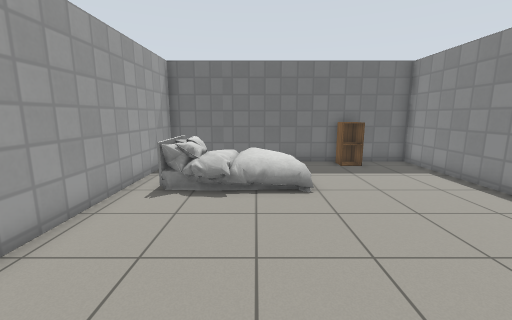
View 1 (above)

16 first-person views from a walk through a robot-simulator world made for Gazebo. The camera is 1.2 m above the floor, tilts 10° down and sees 90° across. The floor is counted in squares, 0.5 m on a side. Each view is taken from the middle of a square. On the plan, view 1 faces up. The plan holds only what a view shows up to about 17 squares ahead; the rest is blank. Gazebo's built-in surfaces are drawn with simple patterns. Some surface patterns are stand-ins.

View 2
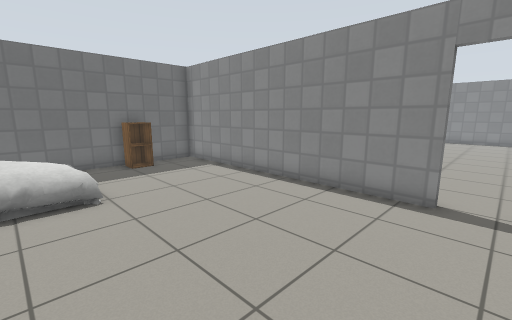

View 3
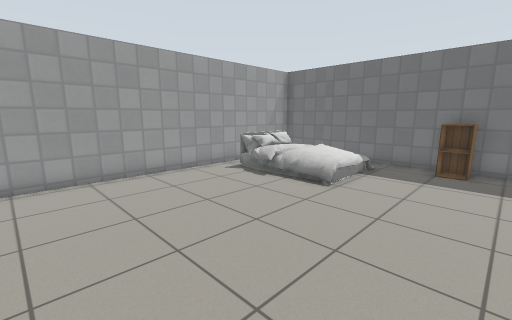

View 4
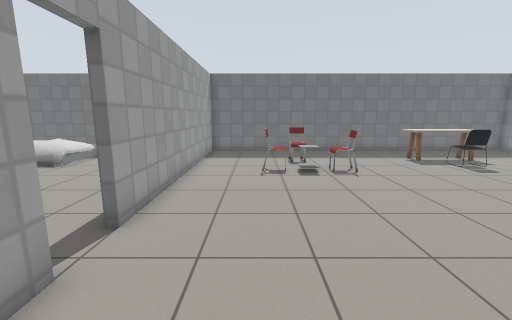

View 5
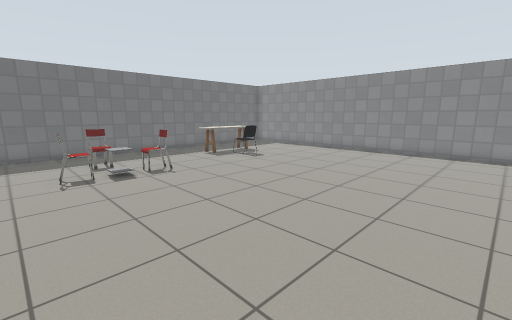

View 6
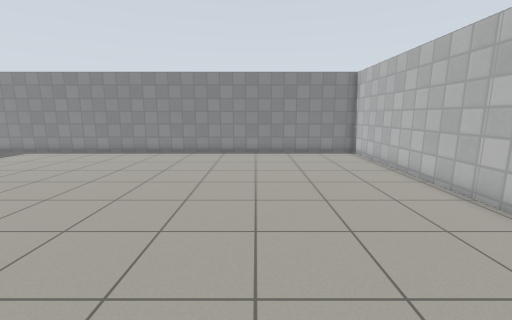

View 7
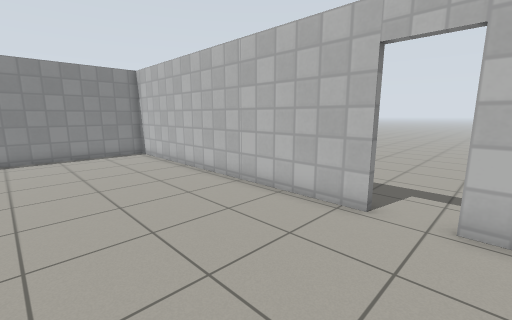

View 8
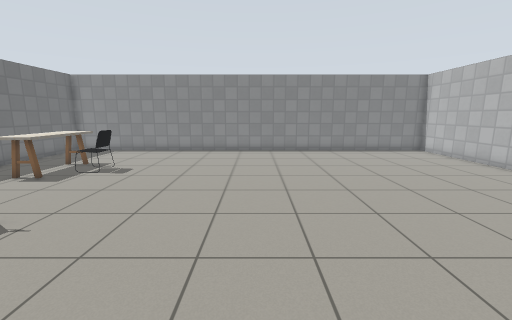

View 9
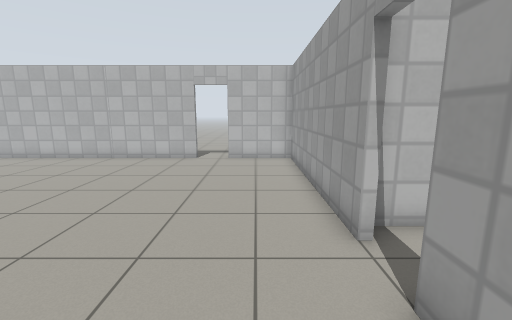

View 10
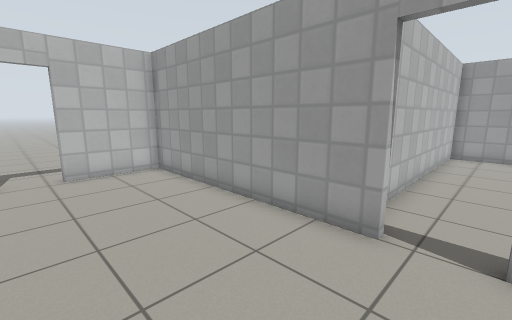

View 11
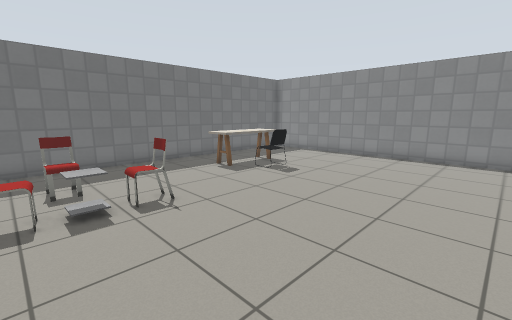

View 12
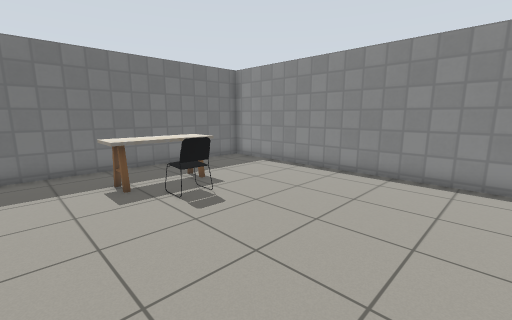

View 13
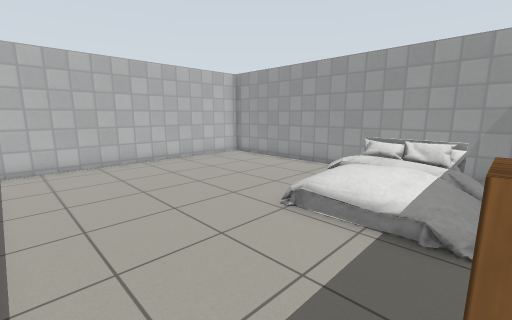

View 14
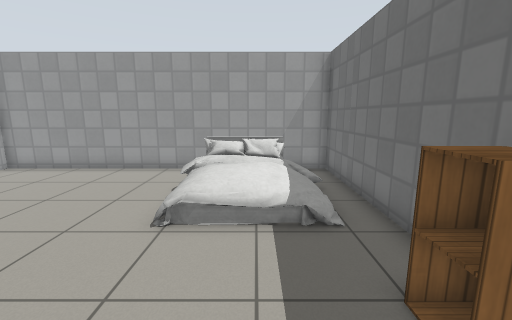

View 15
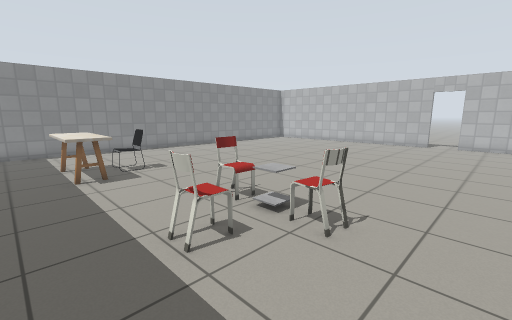

View 16
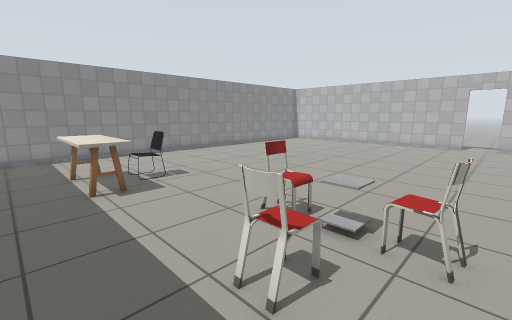

### Floor plan
Ten units are one square. View 1 is at (0, 0); x grows to the right and y downward. Boxes are objects, and circles mark ways between rooms. Rooms are numbered by the first view taken in them; rooms with no view inside come last. Other rooms are left out.
<svg viewBox="-49 -136 328 246">
<path fill="none" stroke="#000" d="M77 -12 77 -131 -44 -131 -44 13 75 13M80 6 80 103 116 103M133 103 274 103 274 -131 80 -131 80 -12"/>
<rect x="-35" y="-125" width="60" height="50" fill="#bbb"><title>bed</title></rect>
<rect x="35" y="-125" width="20" height="10" fill="#bbb"><title>cabinet</title></rect>
<rect x="105" y="-85" width="20" height="20" fill="#bbb"><title>chair</title></rect>
<rect x="125" y="-75" width="10" height="10" fill="#bbb"><title>side table</title></rect>
<rect x="125" y="-105" width="20" height="20" fill="#bbb"><title>chair</title></rect>
<rect x="135" y="-75" width="20" height="10" fill="#bbb"><title>chair</title></rect>
<rect x="185" y="-115" width="50" height="30" fill="#bbb"><title>kitchen table</title></rect>
<rect x="205" y="-95" width="20" height="30" fill="#bbb"><title>chair</title></rect>
<circle cx="80" cy="-5" r="3" fill="#2a7"/>
<text x="20" y="-60">1</text>
<text x="170" y="-20">2</text>
</svg>
Room 1 opens to room 2.

Where each view was taken, in squares from view 1:
view 1: 0 up, 0 right, facing up
view 2: 0 up, 0 right, facing up-right
view 3: 0 up, 6 right, facing up-left
view 4: 4 down, 11 right, facing up
view 5: 4 down, 10 right, facing up-right
view 6: 4 down, 11 right, facing right
view 7: 4 down, 11 right, facing down-right
view 8: 1 up, 10 right, facing right
view 9: 4 up, 10 right, facing down
view 10: 1 up, 13 right, facing down-left
view 11: 0 up, 12 right, facing up-right
view 12: 1 up, 17 right, facing up-right
view 13: 12 up, 7 right, facing down-left
view 14: 10 up, 7 right, facing left
view 15: 12 up, 9 right, facing down-right
view 16: 12 up, 11 right, facing down-right
